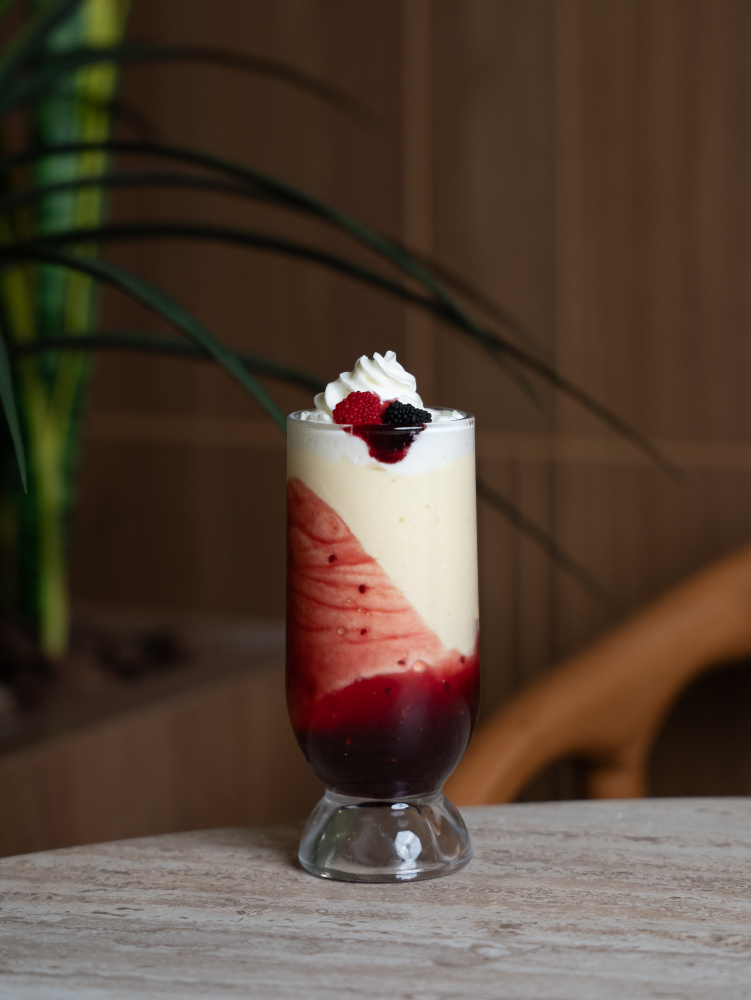
#> input picture items/IMG_1735.JPG.jpeg, 2252 x 3000 px (shown at 1/3 size); its folder holds 4 pictures in this run
$ python prepare_beverage_portraits.py
#> lines starting #> are read from the running program, lines starting #| are printed output that depends on the picture
"""Lightweight complete photographs; circular framing is CSS, without alpha masks."""
from pathlib import Path
from PIL import Image, ImageOps

root=Path(__file__).resolve().parents[1]
output=root/'dist/assets/beverage-portraits'
output.mkdir(exist_ok=True)
for number in ['1735','1737','1742','1747','1749']:
    with Image.open(root/f'items/IMG_{number}.JPG.jpeg') as original:
#> original is the input picture: PIL image 2252x3000 RGB; mean R, G, B 83.9, 66.6, 53.6
        photo=ImageOps.exif_transpose(original).convert('RGB')
        photo.thumbnail((640,880),Image.Resampling.LANCZOS)
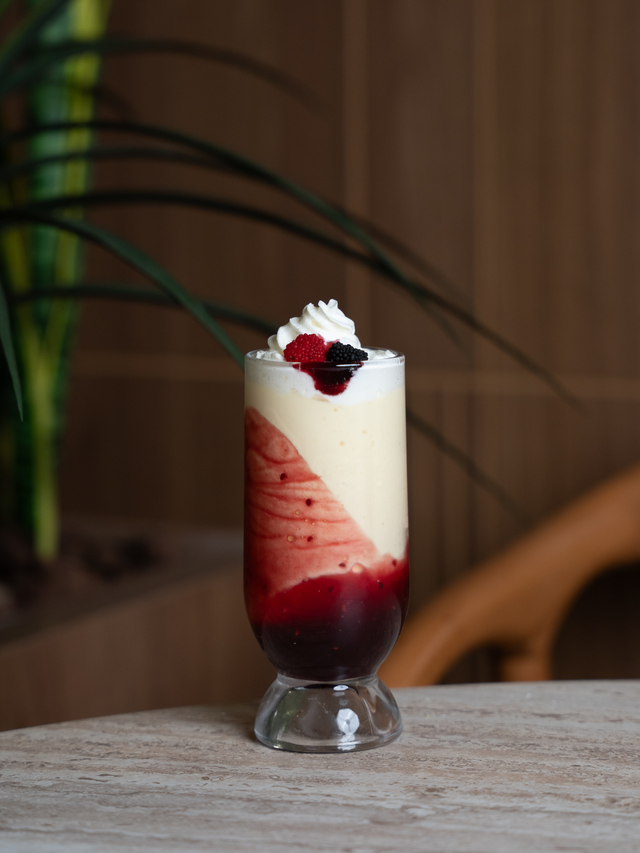
#> photo: PIL image 640x853 RGB; mean R, G, B 83.9, 66.6, 53.6
        photo.save(output/f'{number}.webp','WEBP',quality=86,method=3)
#> pass 2 of the loop `for number in ['1735','1737','1742','1747','1749']:`:
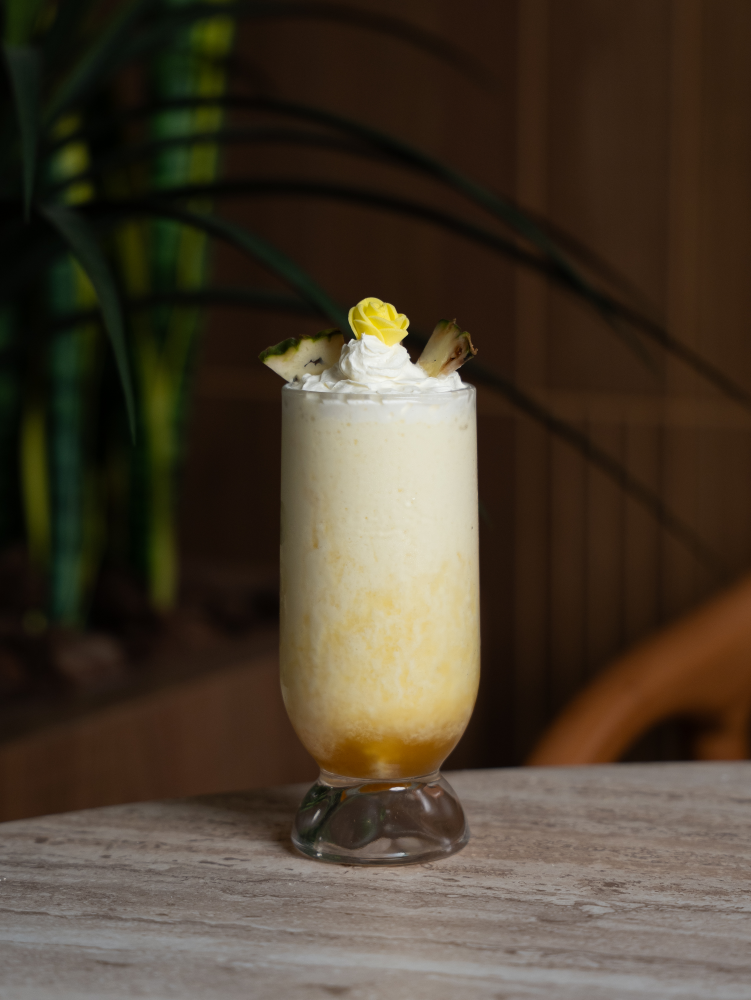
#> input picture items/IMG_1737.JPG.jpeg, 2253 x 3000 px (shown at 1/3 size)
#> original is the input picture: PIL image 2253x3000 RGB; mean R, G, B 73.1, 61.7, 46.7
#> `photo.thumbnail((640,880),Image.Resampling.LANCZOS)`:
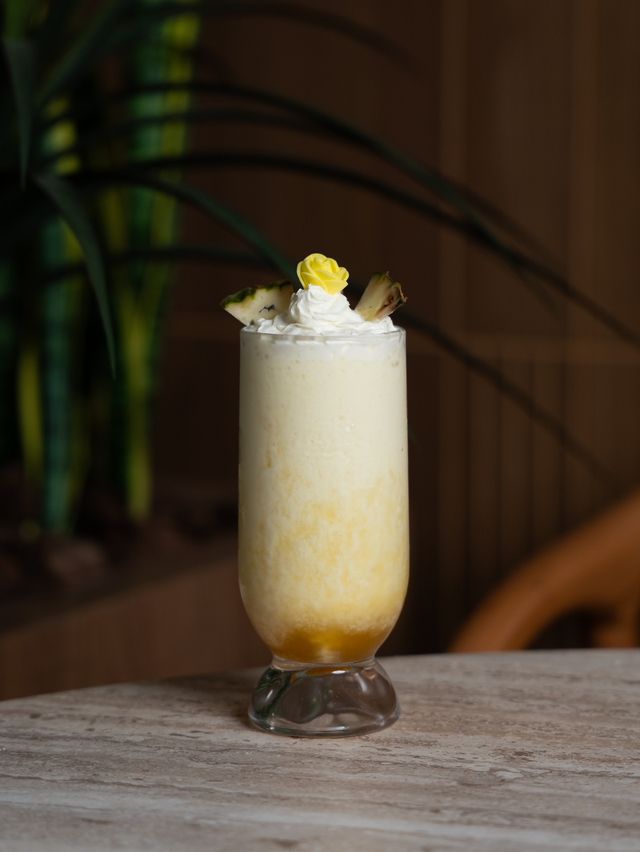
#> photo: PIL image 640x852 RGB; mean R, G, B 73.1, 61.7, 46.7
#> pass 3 of the loop `for number in ['1735','1737','1742','1747','1749']:`:
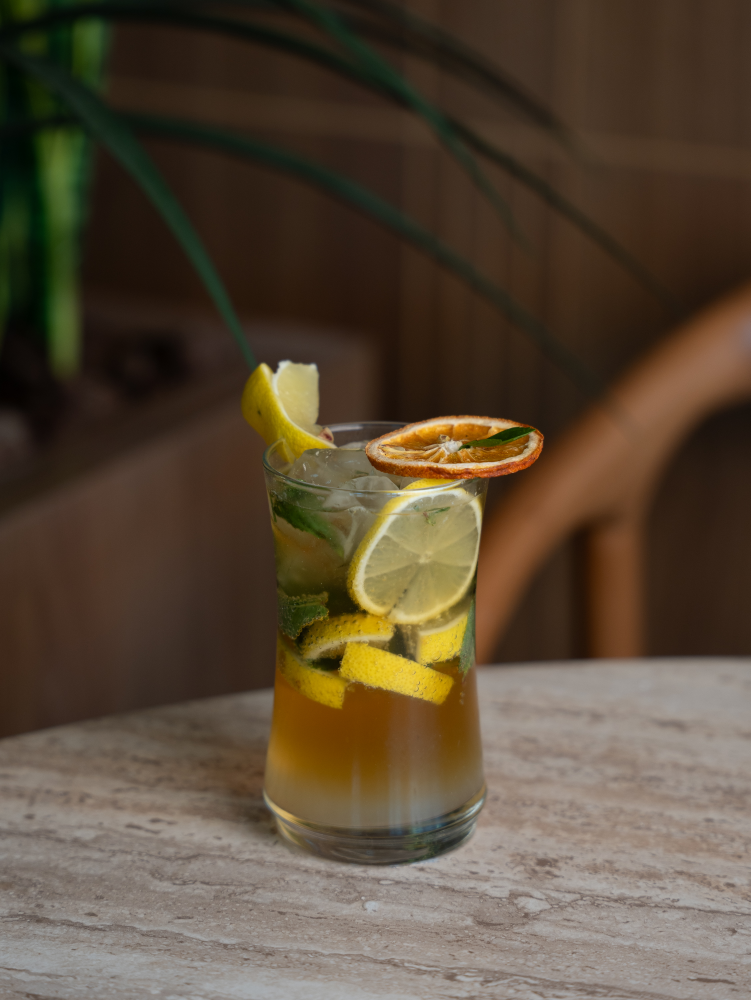
#> input picture items/IMG_1742.JPG.jpeg, 2252 x 3000 px (shown at 1/3 size)
#> original is the input picture: PIL image 2252x3000 RGB; mean R, G, B 89.1, 74.2, 56
#> `photo.thumbnail((640,880),Image.Resampling.LANCZOS)`:
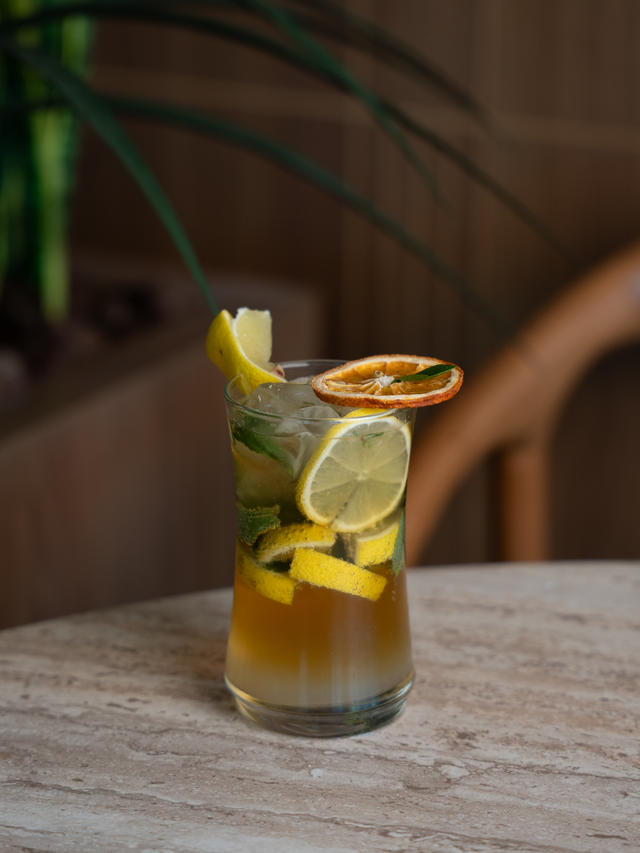
#> photo: PIL image 640x853 RGB; mean R, G, B 89.1, 74.2, 56
#> (the run stopped early here; a loop or call above may not have finished)
